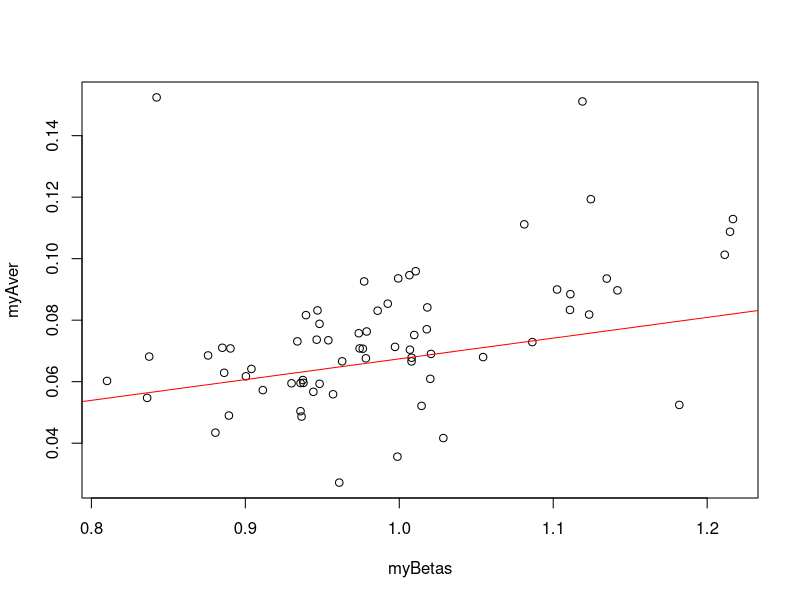

Here is the R script that generated this plot:
# Verificando o diretorio
getwd()

# Importando os dados que tem que estar nesta mesma pasta de diretorio
myData <- read.table(file="mtl_ret_2016.csv", header=TRUE, sep=';')

# Verifico o tamanho da base para setar os parametros do loop
dim(myData) # tenho 149 observacoes temporais (meses) de 419 acoes 
            # dentre elas, as duas primeiras sao a Rf e o mercado

# armazeno o valor das dimensoes da base de dados em uma variavel
L <- ncol(myData)
J <- L - 2

#ESTIMO O Rm
Rm <- myData[ ,2] - myData[ ,1]

# Substituo isso nas matrizes de armazenamento do loop
myBetas <- rep(0, J) # TRES ACOES DIFERENTES
myAlphas <- rep(0, J) # SEUS RESPECTIVOS ALPHAS
myTs <- rep(0, J) # TESTES T-STUDENT
myAver <- rep(0,J) # RETORNOS EM EXCESSO DE CADA COMPANHIA (acao - mercado)

# Criando um loop para armazenar isso de todos os datasets
# 2+j porque a primeira coluna do df sao a tx s/risco e o mercado
# altero o J no for 
for (j in 1:J){
  Rj <- myData[ ,2+j] - myData[ ,1]
  myResult <- lm(Rj ~ Rm)
  mySummary <- summary(myResult)
  myCoef <- coef(mySummary)
  
  myBetas[j] <- myCoef[2,1]
  myAlphas[j] <- myCoef[1,1]
  myTs[j] <- myCoef[1,3]
  myAver[j] <- mean(Rj)
}

# Verificando graficamente (FRONTEIRA EFICIENTE!!!)
plot(myBetas, myAver)

# Plotando uma linha diagonal que demarca quais acoes apresentam retornos excesso
x <- c(1:185)/100 # eixo x varia de acordo com meus betas
points(x, mean(Rm)*x, col="red", type="l") # plotando isso no grafico

# De acordo com o modelo de CAPM, os dados deveriam estar em torno desta reta
# Como este nao parece ser o caso, e necessario hierarquizar as acoes com maiores e menores betas
# para, assim, classificar o desvio da base

myNames <- colnames(myData) # retiro os rotulos das companhias
myNames2 <- myNames[3:L] # retiro as duas primeiras colunas

myData3 <- data.frame(myNames2, myBetas) # CRIO UM DATAFRAME (df) COM DUAS COLUNAS DISSO E OS BETAS

myOrder <- order(myBetas, decreasing=T) # filtro o df em ordem decressente em relacao aos betas

X <- myData3[myOrder, ] # armazeno este resultado em uma nova coluna em uma nova lista
Beta.high <-X[1:10, ] # crio uma coluna nela com os 10 maiores betas
Beta.low <-X[J:(J-9), ] # crio otura com os 10 menores betas

myData4 <- data.frame(myNames2, myAlphas, myTs)
